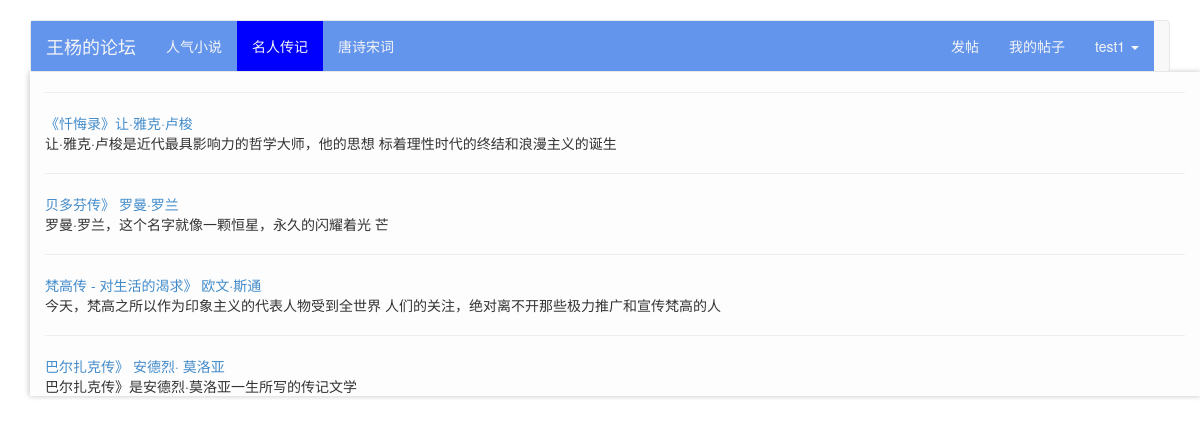
The app's page /category/12 (signed in) with its own data.
### BBS/models.py (models this page shows, shortened)
class Category(models.Model):
    name = models.CharField(max_length=32, unique=True)
    administrator=models.ForeignKey('BBS_user')

class BBS(models.Model):
    cate=models.ForeignKey('Category',default=7)
    title=models.CharField(max_length=64,)
    summary=models.CharField(max_length=256,blank=True,null=True)
    content=models.TextField()
    author = models.ForeignKey("BBS_user")
    view_count=models.IntegerField(blank=True,null=True)
    ranking=models.IntegerField(blank=True,null=True)
    create_at=models.DateTimeField(blank=True,null=True)
    update_at=models.DateTimeField(blank=True,null=True)
    pass

### BBS/views.py (the view)
# urls.py: url(r'^category/(\d+)',BBS.views.ind)
def ind(request,id):
    perms = request.user.get_all_permissions()
    bbs_list= models.BBS.objects.filter(cate__id=id)
    bbs_cate=models.Category.objects.all()
    return render_to_response('http1.html',{'aa':bbs_list,
                                          "user":request.user,
                                          "cate":bbs_cate,
                                          "cate_id":int(id),
                                            "perms": perms
                                          })

### templates/http1.html (shortened to what this page needs)
<!DOCTYPE html>
<html lang="zh-CN" xmlns="http://www.w3.org/1999/html">
  <head>
    <link href="/static/css/bootstrap.min.css" rel="stylesheet">
    <link href="/static/css/navbar.css" rel="stylesheet">
	<link href="/static/css/cust.css" rel="stylesheet">
  </head>
  <body>
    <div class="container">
      <nav class="navbar navbar-default" >
        <div class="container-fluid" >
          <div class="navbar-header" style="background-color: cornflowerblue;color: whitesmoke" >
            <a class="navbar-brand"  style="background-color: cornflowerblue; color: whitesmoke;"  href="/">王杨的论坛</a>
          </div>
          <div id="navbar" class="navbar-collapse collapse" style="background-color: cornflowerblue;color: whitesmoke">
            <ul class="nav navbar-nav" >
              {% for aa in cate %}
                  {% ifequal aa.id cate_id %}
              <li class="active" ><a href="/category/{{ aa.id }}" style="background-color: blue;color: whitesmoke">{{ aa.name }}</a></li>
                  {% else %}
              <li class="#"><a href="/category/{{ aa.id }}" style="background-color: cornflowerblue;color: whitesmoke">{{ aa.name }}</a></li>
                  {% endifequal %}
              {% endfor %}
            </ul>
            <ul class="nav navbar-nav navbar-right" style="background-color: cornflowerblue;color: whitesmoke" >
			{% if user.is_authenticated and "BBS.add_category" in perms%}
            <li><a href="/MagCate/" style="background-color: cornflowerblue;color: whitesmoke">板块管理</a></li>
              <li><a href="/pub/" style="background-color: cornflowerblue;color: whitesmoke">发帖</a></li>
                <li><a href="/search/" style="background-color: cornflowerblue;color: whitesmoke">我的帖子</a></li>
              <li class="dropdown">
                <a href="#" class="dropdown-toggle" data-toggle="dropdown" role="button" aria-haspopup="true" aria-expanded="false" style="background-color: cornflowerblue;color: whitesmoke">{{ user.username }} <span class="caret"></span></a>
                <ul class="dropdown-menu">
                  <li><a href="/logout/" style="background-color: cornflowerblue;color: whitesmoke">注销</a></li>
                {% elif user.is_authenticated %}
                <li><a href="/pub/" style="background-color: cornflowerblue;color: whitesmoke">发帖</a></li>
                <li><a href="/search/" style="background-color: cornflowerblue;color: whitesmoke">我的帖子</a></li>
              <li class="dropdown">
                <a href="#" class="dropdown-toggle" data-toggle="dropdown" role="button" aria-haspopup="true" aria-expanded="false" style="background-color: cornflowerblue;color: whitesmoke">{{ user.username }} <span class="caret"></span></a>
            {% else %}
			<li><a href="/login/" style="background-color: cornflowerblue;color: whitesmoke">登录</a></li>
			<li><a href="/register/"style="background-color: cornflowerblue;color: whitesmoke" >注册</a></li>
			 {% endif %}
          </div>
        </div>
      </nav>
      <div class="container center-container-hx" style="background-color: #FDFDFD;margin-top: -20px;">
              {%  block page-content %}
              <div class="contents">
                  {% for bbs in aa %}
                      <hr>
                      <a  href="/detail/{{ bbs.id }}/" >{{ bbs.title }}</a>
                      <br>
                      {{ bbs.summary }}
                  {% endfor %}
              </div>
              {% endblock %}
       </div>
    </div>
  </body>
</html>

### static/css/navbar.css (style rules this page uses)
body { padding-top: 20px; padding-bottom: 20px; }
.navbar { margin-bottom: 20px; }

### static/css/cust.css (style rules this page uses)
.center-container-hx,.footer { box-shadow: 2px 0 5px rgba(214,214,215,0.9), -2px 0 5px rgba(214,214,215,0.9); }
.contents { margin-top: 20px; }
* { word-wrap: break-word }

### records on screen
Category: name "人气小说"
Category: name "名人传记"
Category: name "唐诗宋词"
BBS: title "《忏悔录》让·雅克·卢梭", summary "让·雅克·卢梭是近代最具影响力的哲学大师，他的思想 标着理性时代的终结和浪漫主义的诞生"
BBS: title "贝多芬传》 罗曼·罗兰", summary "罗曼·罗兰，这个名字就像一颗恒星，永久的闪耀着光 芒"
BBS: title "梵高传 - 对生活的渴求》 欧文·斯通", summary "今天，梵高之所以作为印象主义的代表人物受到全世界 人们的关注，绝对离不开那些极力推广和宣传梵高的人"
BBS: title "巴尔扎克传》 安德烈· 莫洛亚", summary "巴尔扎克传》是安德烈·莫洛亚一生所写的传记文学"

### other values on screen
{{ user.username }} "test1"
